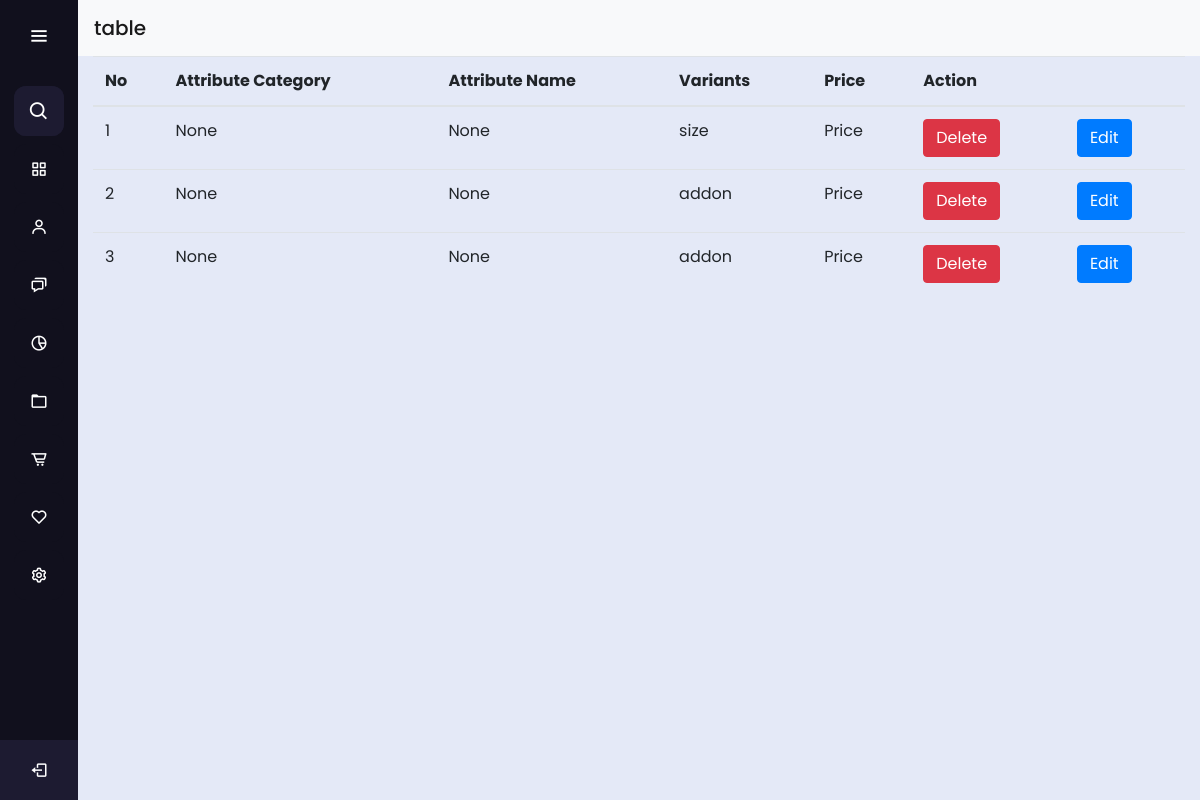
/atribte_table, run on the app's committed database.
### restaurantapp/models.py (models this page shows, shortened)
class Attribute(models.Model):
    attribute_category =models.ForeignKey(attributecategory,on_delete=models.CASCADE,null=True,blank=True)
    attribute_name = models.CharField(max_length=100,null=True,blank=True)
    SIZE =  'size'
    ADD_ON = 'addon'
    EXTRA = 'extra'
    VARIANT_CHOICES = [
        (SIZE, 'size'),
        (ADD_ON , 'add-on'),
        (EXTRA,  'extra'),
    ]
    Varients = models.CharField(max_length=100,choices=VARIANT_CHOICES)
    Price = models.IntegerField(null=True, blank=True)

### restaurantapp/views.py (the view)
# urls.py: path('atribte_table',attribute_Table , name="attribute_Table"),
def attribute_Table(request):
    attribute_Data =Attribute.objects.all()
    return render(request,'attribute/table_attribute.html',{'attribute_Data':attribute_Data})

### templates/attribute/table_attribute.html (shortened to what this page needs)
{% extends 'base.html' %}
{% load static %}
{% block content %}
<div class="container-flud">
    <nav class="navbar navbar-light bg-light">
      <span class="navbar-brand mb-0 h1">table</span>
    </nav>
  </div>
<div class="container d-flex justify-content-center">
    <table class="table">
        <tr>
            <th>No</th>
            <th>Attribute Category</th>
            <th>Attribute Name</th>
            <th>Variants</th>
            <th>Price</th>
            <th colspan="2">Action</th>
        </tr>
        <tbody>
            {% for x in attribute_Data  %}
              <tr>
                <td>{{x.id}}</td>
                <td>{{x.attribute_category}}</td>
                <td>{{x.attribute_name}}</td>
                <td>{{x.Varients }}</td>
                <td>{{x.Price}}</td>
                <td><a href="{% url 'attribut_delete' x.id  %}" class="btn btn-danger">Delete</a></td>
                <td><a href="{% url 'attribute_edit' x.id  %}" class="btn btn-primary">Edit</a></td>
              </tr>
            {% endfor %}
        </tbody>
    </table>
</div>
{% endblock content %}

### static/base_style.css (style rules this page uses)
* { margin: 0; padding: 0; box-sizing: border-box; font-family: "Poppins" , sans-serif; }

### data on the page
Attribute: id "1", attribute_category "None", attribute_name "None", Varients "size", Price "Price"
Attribute: id "2", attribute_category "None", attribute_name "None", Varients "addon", Price "Price"
Attribute: id "3", attribute_category "None", attribute_name "None", Varients "addon", Price "Price"
